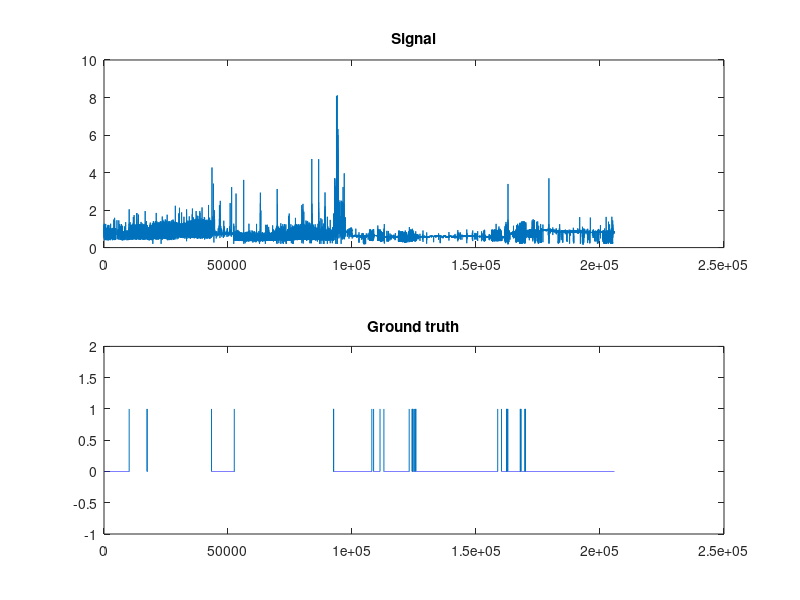

Reproduce this figure in MATLAB. (Note: this script raises an error after producing the figure.)
%% Setup (load data and such)
clc
clear all
close all
addpath('../Data')

temp_rr = cell(1,7);
temp_targetsRR = cell(1,4);

load afdb_1
temp_rr{1} = rr;
temp_targetsRR{1} = targetsRR;

load afdb_2
temp_rr{2} = rr;
temp_targetsRR{2} = targetsRR;

load afdb_3
temp_rr{3} = rr;
temp_targetsRR{3} = targetsRR;

load afdb_4
temp_rr{4} = rr;
temp_targetsRR{4} = targetsRR;

load afdb_5
temp_rr{5} = rr;

load afdb_6
temp_rr{6} = rr;

load afdb_7
temp_rr{7} = rr;

rr = temp_rr;
targetsRR = temp_targetsRR;

clear afBounds Fs qrs recordName temp_rr temp_targetsRR targetsQRS

RR = [rr{1}, rr{2}, rr{3}, rr{4}];
TargetsRR = [targetsRR{1}, targetsRR{2}, targetsRR{3}, targetsRR{4}];


%% Plot data and target values (ground truth)

figure(1)
subplot(2,1,1)
plot(RR)
title('Signal')
subplot(2,1,2)
plot(TargetsRR)
ylim([-1 2])
title('Ground truth')





%% *** Training part ***

%% Feature extraction
Features = zeros(2,length(RR));

% P_cv
Features(1,:) = pcv(RR);

% deltaHistogram
Features(2,:) = deltaHistogram(RR);

%% Plot P_cv --> corrupted data?? 
% figure(2)
% subplot(2,1,1)
% hold on
% plot(rr)
% plot(targetsRR*2, 'g')
% legend('Signal', 'Ground truth')
% hold off
% subplot(212)
% hold on
% plot(P_cv(6:end-5))
% plot(targetsRR(6:end-5)*0.5, 'g')
% title('P_cv feature')
% legend('P_{cv}', 'Ground truth')
% hold off

%% Train k-Nearest Neighbours classifier (k = 4)
classifier = trainClassifier(Features, TargetsRR);










%% *** Classification part ***

%% Feature extraction
features = cell(1,4);

for i = 1:4
    features{i} = zeros(2, length(rr{i}));
    
    % P_cv
    features{i}(1,:) = pcv(rr{i});
    
    % deltaHistogram
    features{i}(2,:) = deltaHistogram(rr{i});
end

%% AF-detection
detectRR = cell(1,4);

for i = 1:4
    detectRR{i} = myClassifier(features{i}, classifier);
end

%% Interval smoothing with threshold

for i = 1:4
    detectRR{i} = noiseEraser(detectRR{i});
end
    
%% Benchmark performance and print
sensitivity = [0 0 0 0];
specificity = [0 0 0 0];

for i = 1:4
    [sensitivity(i), specificity(i)] = benchmark(targetsRR{i}, detectRR{i});
    
    fprintf('Subject %d: \n Sensitivity %f \n Specificity %f \n\n', ...
    i, sensitivity(i), specificity(i));
    fprintf('_____________________________________________\n');
end

%% Plot the results for subject1
figure 
subplot(211)
hold on
plot(rr{1})
plot(detectRR{1})
legend('Signal', 'Classification')
hold off
subplot(212)
hold on
plot(targetsRR{1}*2)
plot(detectRR{1})
legend('Ground truth', 'Classification')
hold off



